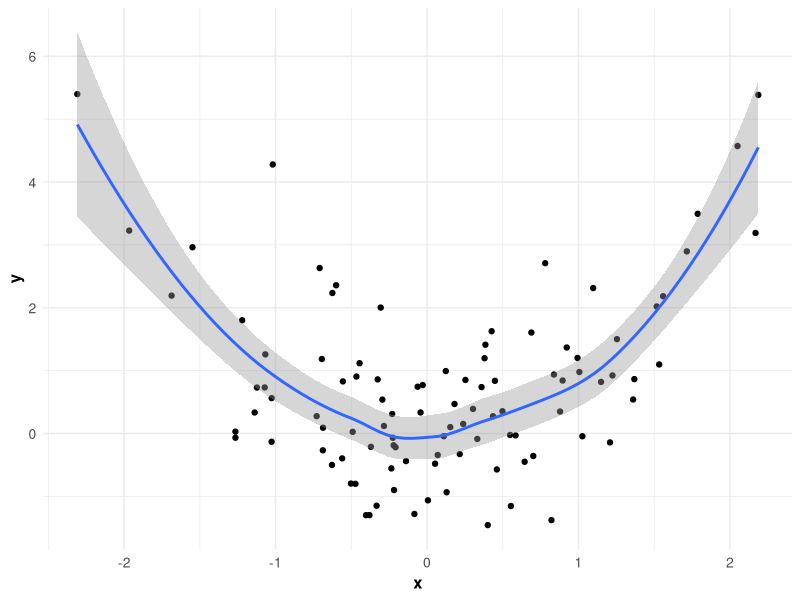
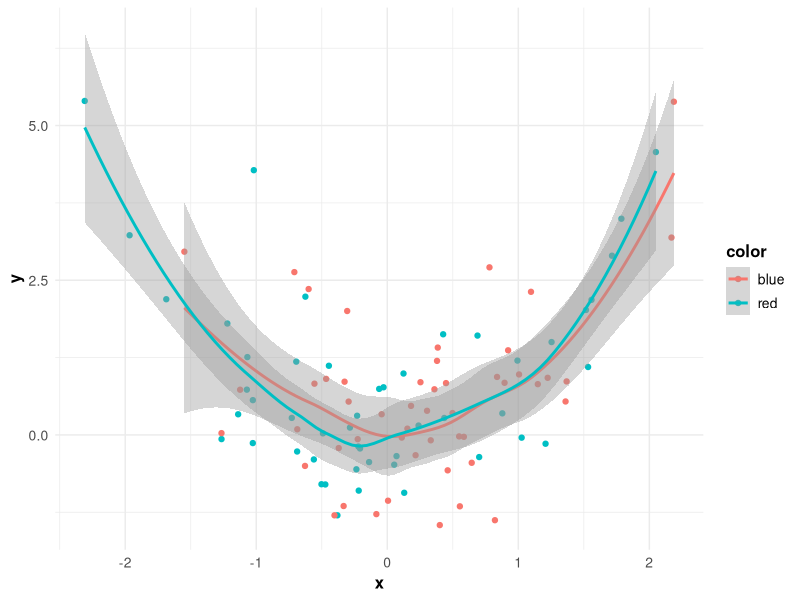
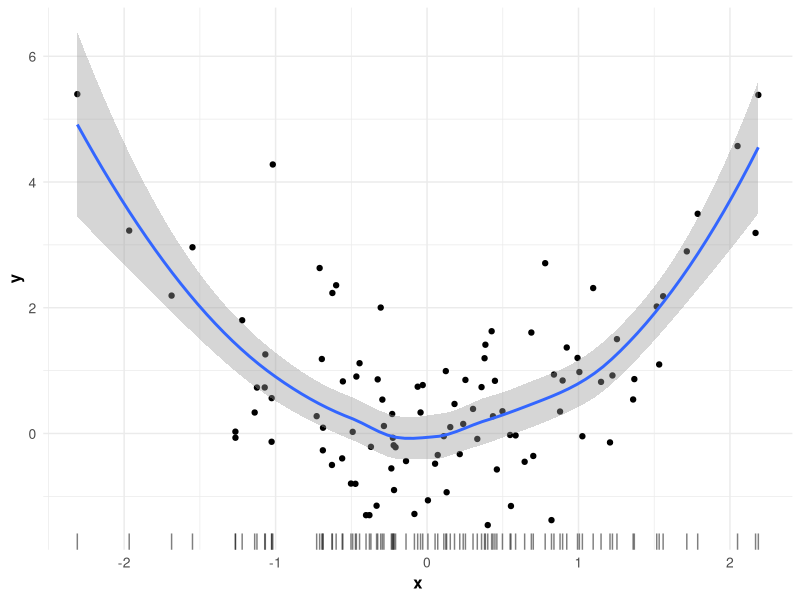
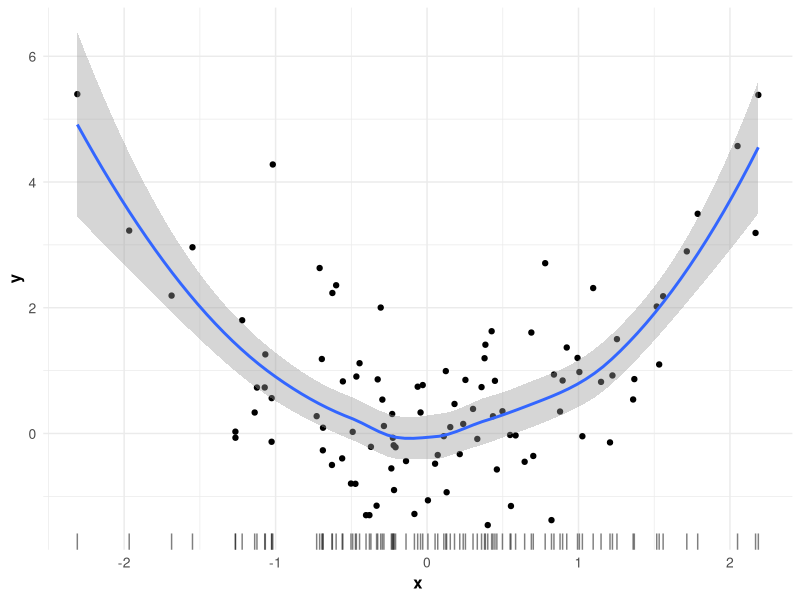
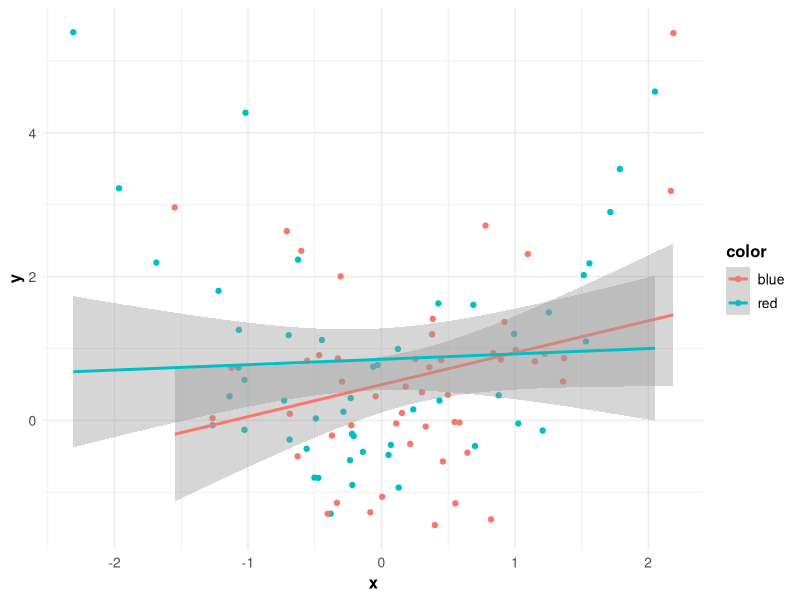

These charts were generated, in order, by the following R code: (Note: this script raises an error after producing the figures.)
# THIS FUNCTION WAS MADE USING CHAT GPT AS AN EXAMPLE FOR PROMPT ENGINEERING

library(ggplot2)
library(assertthat)
library(mgcv)

smooth_scatter <- function(data, x, y, color = NULL, method = "loess", method.args = NULL, rug = FALSE, show_r2 = FALSE) {
  # Convert input to strings
  x <- as.character(substitute(x))
  y <- as.character(substitute(y))
  if (!is.null(substitute(color))) {
    color <- as.character(substitute(color))
  }
  
  # Input validation
  assert_that(is.data.frame(data))
  assert_that(is.character(x), is.character(y))
  assert_that(is.null(color) || is.character(color))
  assert_that(is.character(method))
  assert_that(is.null(method.args) || is.list(method.args))
  assert_that(is.logical(rug), is.logical(show_r2))
  
  plot_variables <- c(x, y, color)
  plot_variables <- plot_variables[!is.na(plot_variables)]
  
  # Check if variables exist in the data
  assert_that(all(plot_variables %in% colnames(data)))
  
  # If color variable has <= 12 levels, convert to factor
  if (!is.null(color) && nlevels(as.factor(data[[color]])) <= 12) {
    data[[color]] <- as.factor(data[[color]])
  }
  
  # Base plot
  plot <- ggplot(data, aes_string(x = x, y = y))
  
  # Add color grouping if specified
  if (!is.null(color)) {
    plot <- plot + aes_string(color = color)
  }
  
  # Add points
  plot <- plot + geom_point()
  
  # Add smooth curves
  plot <- plot + geom_smooth(method = method, method.args = method.args, se = TRUE)
  
  # Add density rugs if specified
  if (rug) {
    plot <- plot + geom_rug(sides = "b", size = 0.5, alpha = 0.5)
  }
  
  # Add R-squared or deviance explained if specified
  if (show_r2 && method %in% c("lm", "glm", "gam")) {
    model <- do.call(method, c(list(formula = as.formula(paste(y, "~", x)), data = data), method.args))
    
    if (method == "gam") {
      r2 <- summary(model)$dev.expl * 100
      label <- "Deviance Explained"
    } else {
      r2 <- summary(model)$r.squared * 100
      label <- "R-squared"
    }
  }
  
  # Improve plot appearance
  plot <- plot + theme_minimal() +
    theme(
      plot.title = element_text(hjust = 0.5, size = 14, face = "bold"),
      plot.subtitle = element_text(hjust = 0.5, size = 12),
      plot.caption = element_text(hjust = 0.5, size = 10),
      axis.title = element_text(size = 12, face = "bold"),
      axis.text = element_text(size = 10),
      legend.title = element_text(size = 12, face = "bold"),
      legend.text = element_text(size = 10),
      strip.text = element_text(size = 10, face = "bold"),
      strip.background = element_rect(fill = "lightgrey", color = "black")
    )
  
  return(plot)
}


# Create a fake data set
set.seed(123)
x <- rnorm(100)
y <- x^2 + rnorm(100)
color <- sample(c("red", "blue"), 100, replace = TRUE)
facet <- sample(c("A", "B"), 100, replace = TRUE)
data <- data.frame(x, y, color, facet)

# Example 1: plot a scatterplot with a smooth curve of the relationship between x and y
smooth_scatter(data, x, y)

# Example 2: plot a scatterplot with a smooth curve of the relationship between x and y, colored by the "color" variable
smooth_scatter(data, x, y, color = "color")

# Example 3: plot a scatterplot with a smooth curve of the relationship between x and y, with density rugs for both variables
smooth_scatter(data, x, y, rug = TRUE)

# Example 4: plot a scatterplot with a smooth curve of the relationship between x and y, with density rugs for both variables, and show R-squared
smooth_scatter(data, x, y, rug = TRUE, show_r2 = TRUE)

# Example 5: plot a scatterplot with a smooth curve of the relationship between x and y, colored by the "color" variable, with a different smoothing method
smooth_scatter(data, x, y, color = "color", method = "lm")

# Example 6: plot a scatterplot with a smooth curve of the relationship between x and y, faceted by the "facet" variable, with a different smoothing method and different method arguments
smooth_scatter(data, x, y, facet = "facet", method = "gam")

# Example 7: plot a scatterplot with a smooth curve of the relationship between x and y, faceted by the "facet" variable, with a different plot title and subtitle
smooth_scatter(data, x, y, facet = "facet", method = "gam", rug = TRUE, show_r2 = TRUE) +
  ggtitle("My plot title") +
  labs(subtitle = "My plot subtitle")
